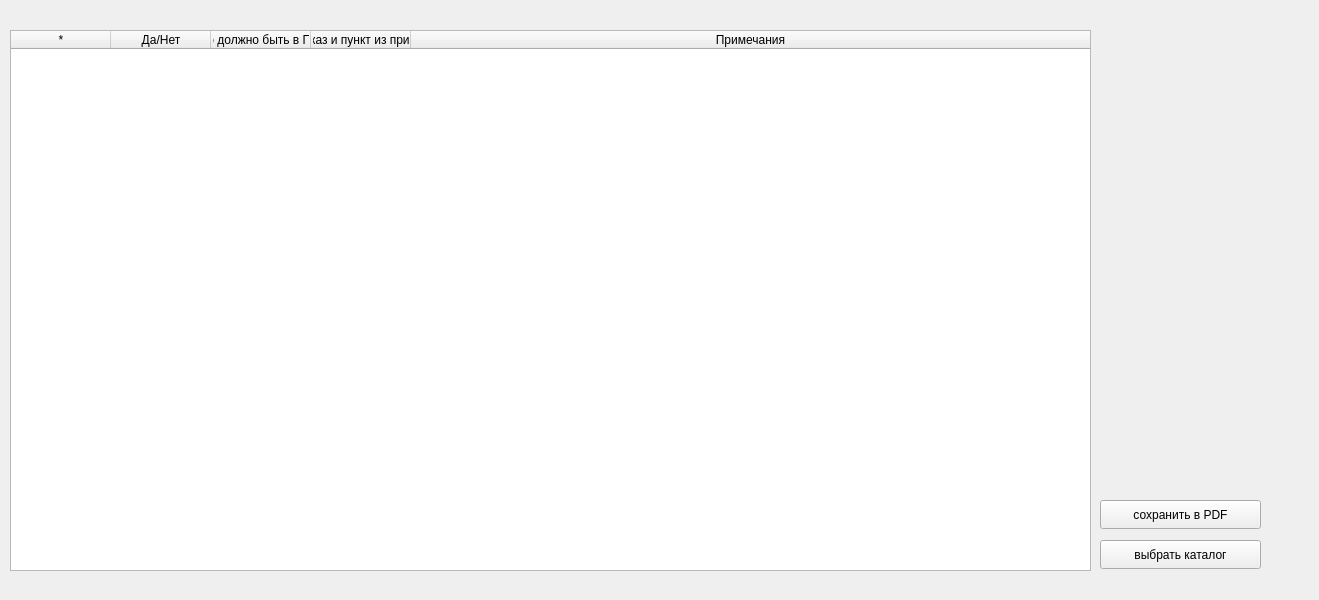
<?xml version="1.0" encoding="UTF-8"?>
<ui version="4.0">
 <class>Widget</class>
 <widget class="QWidget" name="Widget">
  <property name="geometry">
   <rect>
    <x>0</x>
    <y>0</y>
    <width>1319</width>
    <height>600</height>
   </rect>
  </property>
  <property name="windowTitle">
   <string>Widget</string>
  </property>
  <widget class="QTableWidget" name="table">
   <property name="geometry">
    <rect>
     <x>10</x>
     <y>30</y>
     <width>1081</width>
     <height>541</height>
    </rect>
   </property>
   <property name="wordWrap">
    <bool>true</bool>
   </property>
   <property name="columnCount">
    <number>5</number>
   </property>
   <attribute name="horizontalHeaderVisible">
    <bool>true</bool>
   </attribute>
   <attribute name="horizontalHeaderCascadingSectionResizes">
    <bool>false</bool>
   </attribute>
   <attribute name="horizontalHeaderHighlightSections">
    <bool>true</bool>
   </attribute>
   <attribute name="horizontalHeaderStretchLastSection">
    <bool>true</bool>
   </attribute>
   <attribute name="verticalHeaderVisible">
    <bool>false</bool>
   </attribute>
   <attribute name="verticalHeaderCascadingSectionResizes">
    <bool>false</bool>
   </attribute>
   <attribute name="verticalHeaderHighlightSections">
    <bool>true</bool>
   </attribute>
   <attribute name="verticalHeaderShowSortIndicator" stdset="0">
    <bool>false</bool>
   </attribute>
   <attribute name="verticalHeaderStretchLastSection">
    <bool>false</bool>
   </attribute>
   <column>
    <property name="text">
     <string>*</string>
    </property>
   </column>
   <column>
    <property name="text">
     <string>Да/Нет</string>
    </property>
   </column>
   <column>
    <property name="text">
     <string>Что должно быть в ППР</string>
    </property>
   </column>
   <column>
    <property name="text">
     <string>Приказ и пункт из приказа</string>
    </property>
   </column>
   <column>
    <property name="text">
     <string>Примечания</string>
    </property>
   </column>
  </widget>
  <widget class="QPushButton" name="pdfSaveBtn">
   <property name="geometry">
    <rect>
     <x>1100</x>
     <y>500</y>
     <width>161</width>
     <height>29</height>
    </rect>
   </property>
   <property name="text">
    <string>сохранить в PDF</string>
   </property>
  </widget>
  <widget class="QPushButton" name="cdBtn">
   <property name="geometry">
    <rect>
     <x>1100</x>
     <y>540</y>
     <width>161</width>
     <height>29</height>
    </rect>
   </property>
   <property name="text">
    <string>выбрать каталог</string>
   </property>
  </widget>
 </widget>
 <resources/>
 <connections/>
</ui>
